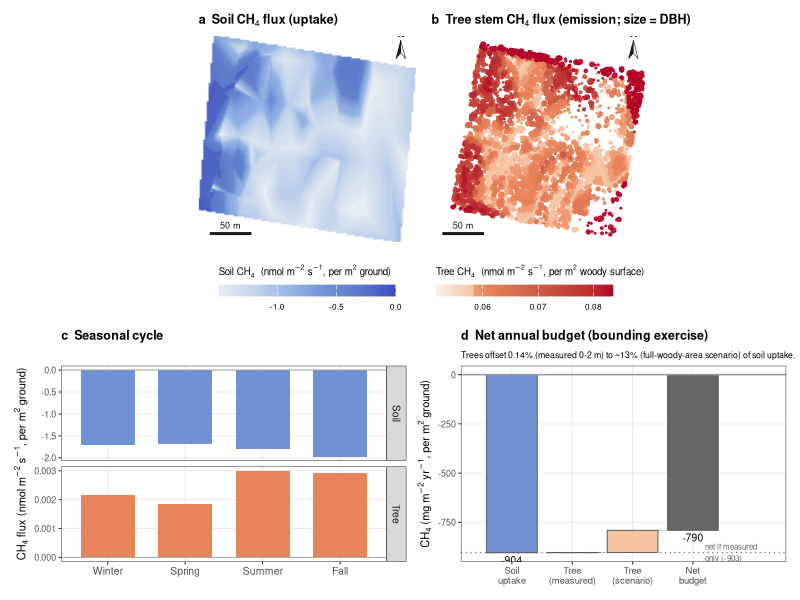

Generate this figure with R:
# ==============================================================================
# REVISION — NEW main figure: plot CH4 budget (maps + seasonal + net waterfall)
# Redesign: color = PROCESS (sink cool / source warm), consistent across panels.
# ==============================================================================
# Design principles (Jon):
#   * color encodes CH4 direction: SINK = cool (teal/blue), SOURCE = warm (orange/red),
#     used consistently in maps AND budget so soil reads sink, tree reads source.
#   * spatial -> temporal -> net reading order.
#   * net flux made explicit via a waterfall (0 -> soil -> tree offset -> net).
#   * units: maps + seasonal = nmol m-2 s-1 (rate); budget = mg m-2 yr-1 (integrated).
#   * honesty: bounding scenario flagged unconstrained; RF OOB R2 noted.
#
# NEW file. Run: Rscript revision/analysis/R_fig_component_budget.R
# Output: revision/outputs/fig_budget_maps.png
# ==============================================================================

suppressPackageStartupMessages({ library(tidyverse); library(patchwork); library(scales) })
out <- "revision/outputs"; dir.create(out, showWarnings = FALSE, recursive = TRUE)

# ---- palette: soft "coolwarm" red<->blue, matching Fig 12a heatmap -----------
BLUES <- c("#3b4cc0","#5977c9","#7092d5","#98b6e5","#c5d5ea","#e8eef4")  # deep uptake -> ~0
REDS  <- c("#f7f2ef","#f5c5a3","#ef9d78","#e8845a","#d0654a","#b40426")  # ~0 -> deep emission
SINK <- "#7092d5"; SRC <- "#e8845a"; SRC_LT <- "#f5c5a3"; NETC <- "grey40"

soil_map <- read.csv("outputs/tables/soil_flux_extended_annual.csv")   # x,y,mean_flux_nmol
tree_pts <- read.csv("outputs/tables/tree_flux_predictions.csv")       # x,y,dbh_m,flux_nmol_m2_s
mf       <- read.csv("outputs/tables/MONTHLY_FLUXES.csv")

# budget numbers (manuscript-consistent), mg m-2 yr-1
soil_ann <- -904.30; tree_meas <- 1.25; tree_scen <- 114
off <- function(x) 100 * abs(x)/abs(soil_ann)
rf_tree_r2 <- 0.15; rf_soil_r2 <- 0.28; n_trees <- nrow(tree_pts)

# shared map extent so a & b align exactly
xl <- range(c(soil_map$x, tree_pts$x)); yl <- range(c(soil_map$y, tree_pts$y))
th_map <- theme_minimal(base_size = 9) +
  theme(plot.title = element_text(size = 9, face = "bold"), axis.text = element_blank(),
        axis.title = element_blank(), panel.grid = element_blank(),
        legend.position = "bottom", legend.key.height = unit(0.3, "cm"),
        legend.key.width = unit(0.9, "cm"), legend.title = element_text(size = 7),
        legend.text = element_text(size = 6))

# ---- (a) soil map (sink = blue; per m2 GROUND) -------------------------------
pa <- ggplot(soil_map, aes(x, y, fill = mean_flux_nmol)) + geom_raster(interpolate = TRUE) +
  scale_fill_gradientn(colours = rev(BLUES), name = expression("Soil CH"[4]*"  (nmol m"^-2*" s"^-1*", per m"^2*" ground)"),
                      limits = c(min(soil_map$mean_flux_nmol), 0),
                      guide = guide_colorbar(title.position = "top")) +
  coord_quickmap(xlim = xl, ylim = yl, expand = FALSE) +
  ggtitle(expression(bold("a  Soil CH"[4]*" flux (uptake)"))) + th_map

# ---- (b) tree map (source = red; per m2 WOODY SURFACE; quantile-spread color) -
tv <- tree_pts$flux_nmol_m2_s
pb <- ggplot(tree_pts %>% arrange(flux_nmol_m2_s), aes(x, y, color = flux_nmol_m2_s, size = dbh_m)) +
  geom_point(alpha = 0.9) +
  scale_color_gradientn(colours = REDS, name = expression("Tree CH"[4]*"  (nmol m"^-2*" s"^-1*", per m"^2*" woody surface)"),
                        values = scales::rescale(quantile(tv, probs = seq(0, 1, length.out = length(REDS)))),
                        guide = guide_colorbar(title.position = "top")) +
  scale_size_continuous(range = c(0.15, 1.9), guide = "none") +
  coord_quickmap(xlim = xl, ylim = yl, expand = FALSE) +
  ggtitle(expression(bold("b  Tree stem CH"[4]*" flux (emission; size = DBH)"))) + th_map

# ---- add scale bar (50 m) + traditional north arrow to both maps -------------
m_per_deg_lon <- 111320 * cos(mean(yl) * pi/180)
sb <- 50 / m_per_deg_lon                                  # 50 m in degrees lon
dx <- diff(xl); dy <- diff(yl)
add_ctx <- function(p) {
  # scale bar: bottom-left corner (white gap)
  x0 <- xl[1] + 0.05*dx; y0 <- yl[1] + 0.04*dy
  # traditional two-tone compass needle, top-right corner (white gap, clear of data)
  ax <- xl[2] - 0.07*dx; apex <- yl[2] - 0.02*dy; base <- yl[2] - 0.11*dy; w <- 0.022*dx
  left  <- data.frame(x = c(ax, ax - w, ax),            y = c(apex, base, base + 0.028*dy))
  right <- data.frame(x = c(ax, ax + w, ax),            y = c(apex, base, base + 0.028*dy))
  p +
    annotate("segment", x = x0, xend = x0 + sb, y = y0, yend = y0, linewidth = 1, color = "grey10") +
    annotate("text", x = x0 + sb/2, y = y0, label = "50 m", vjust = -0.7, size = 2.3, color = "grey10") +
    annotate("polygon", x = left$x,  y = left$y,  fill = "grey10", color = "grey10", linewidth = 0.2) +
    annotate("polygon", x = right$x, y = right$y, fill = "white",  color = "grey10", linewidth = 0.2) +
    annotate("text", x = ax, y = apex, label = "N", vjust = -0.35, size = 2.6, fontface = "bold", color = "grey10")
}
pa <- add_ctx(pa); pb <- add_ctx(pb)

# ---- (c) seasonal (4 seasons): soil (blue) + tree (red), faceted own scales ---
seas_of <- function(m) c("Winter","Winter","Spring","Spring","Spring","Summer","Summer","Summer",
                         "Fall","Fall","Fall","Winter")[m]
seas <- mf %>% mutate(season = factor(seas_of(month), levels = c("Winter","Spring","Summer","Fall"))) %>%
  group_by(season) %>%
  summarise(Soil = mean(Phi_soil_umol_m2_s)*1000, Tree = mean(Phi_tree_umol_m2_s)*1000, .groups="drop") %>%
  pivot_longer(c(Soil, Tree), names_to = "src", values_to = "nmol") %>%
  mutate(src = factor(src, levels = c("Soil","Tree")))
pc <- ggplot(seas, aes(season, nmol, fill = src)) +
  geom_col(width = 0.7) +
  geom_hline(yintercept = 0, color = "grey60", linewidth = 0.3) +
  facet_wrap(~src, ncol = 1, scales = "free_y", strip.position = "right") +
  scale_fill_manual(values = c(Soil = SINK, Tree = SRC), guide = "none") +
  labs(x = NULL, y = expression("CH"[4]*" flux (nmol m"^-2*" s"^-1*", per m"^2*" ground)")) +
  ggtitle(expression(bold("c  Seasonal cycle"))) +
  theme_bw(base_size = 8) +
  theme(plot.title = element_text(size = 9, face = "bold"),
        axis.text.x = element_text(size = 7.5), strip.text = element_text(size = 7.5),
        panel.grid.minor = element_blank())

# ---- (d) net budget waterfall (mg m-2 yr-1) ----------------------------------
# steps: baseline 0 -> soil -> tree(measured) -> tree(scenario) -> NET(total)
wf <- tibble(
  step  = factor(c("Soil\nuptake","Tree\n(measured)","Tree\n(scenario)","Net\nbudget"),
                 levels = c("Soil\nuptake","Tree\n(measured)","Tree\n(scenario)","Net\nbudget")),
  ymin  = c(soil_ann, soil_ann, soil_ann + tree_meas, 0),
  ymax  = c(0, soil_ann + tree_meas, soil_ann + tree_meas + (tree_scen - tree_meas),
            soil_ann + tree_scen),
  fill  = c("sink","src","src_lt","net"))
netmeas <- soil_ann + tree_meas    # net if only measured tree offset
pd <- ggplot(wf) +
  geom_rect(aes(xmin = as.numeric(step)-0.42, xmax = as.numeric(step)+0.42,
                ymin = ymin, ymax = ymax, fill = fill), color = "grey30", linewidth = 0.3) +
  geom_segment(aes(x = as.numeric(step)+0.42, xend = as.numeric(step)+1-0.42, y = ymax, yend = ymax),
               data = wf[1:3,], color = "grey55", linetype = "dashed", linewidth = 0.3) +
  geom_hline(yintercept = 0, color = "grey60") +
  geom_hline(yintercept = netmeas, color = NETC, linetype = "dotted", linewidth = 0.4) +
  annotate("text", x = 4.2, y = netmeas, label = "net if measured\nonly (-903)", size = 2, hjust = 0, color = NETC) +
  scale_fill_manual(values = c(sink = SINK, src = SRC, src_lt = SRC_LT, net = NETC), guide = "none") +
  scale_x_continuous(breaks = 1:4, labels = levels(wf$step), limits = c(0.4, 5.3)) +
  annotate("text", x = 1, y = soil_ann, label = "-904", vjust = 1.4, size = 2.6) +
  annotate("text", x = 4, y = soil_ann + tree_scen, label = sprintf("%.0f", soil_ann+tree_scen), vjust = 1.4, size = 2.6) +
  labs(x = NULL, y = expression("CH"[4]*" (mg m"^-2*" yr"^-1*", per m"^2*" ground)"),
       subtitle = sprintf("Trees offset %.2f%% (measured 0-2 m) to ~%.0f%% (full-woody-area scenario) of soil uptake.", off(tree_meas), off(tree_scen))) +
  ggtitle(expression(bold("d  Net annual budget (bounding exercise)"))) +
  theme_bw(base_size = 8) +
  theme(plot.title = element_text(size = 9, face = "bold"), plot.subtitle = element_text(size = 6.3),
        axis.text.x = element_text(size = 6.8), panel.grid.minor = element_blank())

# ---- assemble (net-sink / RF-R2 / basis notes go in the figure CAPTION) -------
fig <- (pa | pb) / (pc | pd) + plot_layout(heights = c(1.05, 1))
ggsave(file.path(out, "fig_budget_maps.png"), fig, width = 10.5, height = 9, dpi = 300, bg = "white")
cat("Wrote fig_budget_maps.png\n")
cat(sprintf("Soil %.0f | tree measured %.2f (%.2f%%) | tree scenario %d (~%.0f%%) | net -903 to %.0f mg/m2/yr\n",
            soil_ann, tree_meas, off(tree_meas), tree_scen, off(tree_scen), soil_ann+tree_scen))
